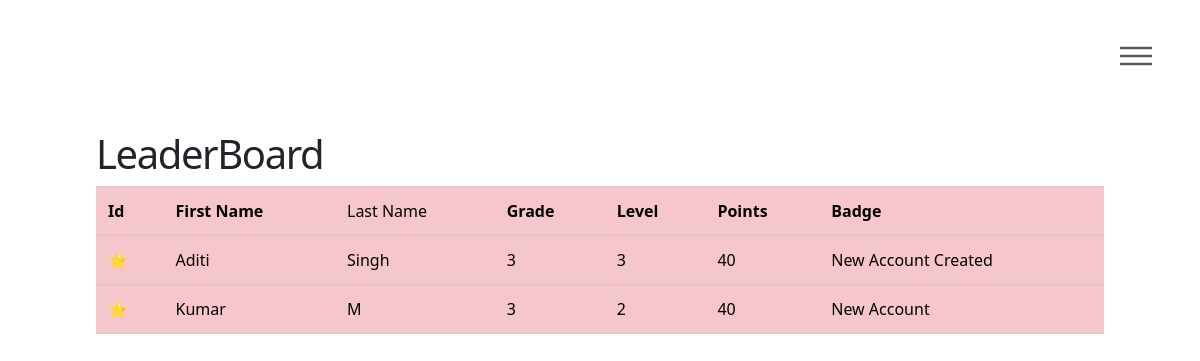
The app's page /leaderboard with its own data.
### main.py (models this page shows)
class Students(db.Model):
    id = db.Column(db.Integer, primary_key=True)
    first_name = db.Column(db.String(250), unique=True, nullable=False)  # string
    last_name = db.Column(db.String(250), nullable=False)  # string
    grade = db.Column(db.String(500), nullable=False)  # string
    age = db.Column(db.Integer, nullable=True)  # integer
    level_assigned = db.Column(db.String(50), nullable=True)  # string
    img_url = db.Column(db.String(250), nullable=True)
    total_points = db.Column(db.Integer, nullable=True)
    badge = db.Column(db.String, nullable=True)
    no_of_writeups = db.Column(db.Integer, nullable=True)
    current_book = db.Column(db.String(2500), nullable=True)
    past_books = db.Column(db.String(2500), nullable=True)
    volunteer_email = db.Column(db.String(250), nullable=False)

### main.py (the view)
@app.route('/leaderboard')
def leaderboard():
    s = Students()
    students_top = Students.query.all()
    return render_template('leaderboard.html', students_top=students_top)

### templates/leaderboard.html (shortened to what this page needs)
{% include "header.html" %}
  <link rel="stylesheet" href="https://maxcdn.bootstrapcdn.com/bootstrap/4.0.0/css/bootstrap.min.css">
		<link href="https://cdn.jsdelivr.net/npm/bootstrap@5.2.0-beta1/dist/css/bootstrap.min.css" rel="stylesheet">
<div id="main">
						<div class="inner">
							<header>
								<h1>LeaderBoard
								</h1>
							</header>
<table class="table-danger">
							<tr class="table-danger">
									<td class="table-danger"><b>Id</b></td>
									<td class="table-danger"><b>First Name</b></td>
									<td class="table-danger"><b></b>Last Name</td>
									<td class="table-danger"><b>Grade</b></td>
                                    <td class="table-danger"><b>Level</b></td>
									<td class="table-danger"><b>Points</b></td>
									<td class="table-danger"><b>Badge</b></td>
							    </tr>
							{% for student in students_top %}
								<tr class="table-danger">
									<td class="table-danger">⭐</td>
									<td class="table-danger">{{ student.first_name }}</td>
									<td class="table-danger">{{ student.last_name }}</td>
                                    <td class="table-danger">{{ student.grade }}</td>
									<td class="table-danger">{{ student.level_assigned }}</td>
									<td class="table-danger">{{ student.total_points }}</td>
									<td class="table-danger"> {{ student.badge }}</td>
							    </tr>
							{% endfor %}
						</table>
                </div>
</div>
{% include "footer.html" %}

### static/assets/css/main.css (style rules this page uses)
html, body, div, span, applet, object, iframe, h1, h2, h3, h4, h5, h6, p, blockquote, pre, a, abbr, acronym, address, big, cite, code, del, dfn, em, img, ins, kbd, q, s, samp, small, strike, strong, sub, sup, tt, var, b, u, i, center, dl, dt, dd, ol, ul, li, fieldset, form, label, legend, table, caption, tbody, tfoot, thead, tr, th, td, article, aside, canvas, details, embed, figure, figcaption, footer, header, hgroup, menu, nav, output, ruby, section, summary, time, mark, audio, video { margin: 0; padding: 0; border: 0; font-size: 100%; font: inherit; vertical-align: baseline; }
article, aside, details, figcaption, figure, footer, header, hgroup, menu, nav, section { display: block; }
body { line-height: 1; }
table { border-collapse: collapse; border-spacing: 0; }
body { -webkit-text-size-adjust: none; }
body { -ms-overflow-style: scrollbar; }
html { box-sizing: border-box; }
*, *:before, *:after { box-sizing: inherit; }
body { background: #ffffff; }
body, input, select, textarea { color: #585858; font-family: "Source Sans Pro", Helvetica, sans-serif; font-size: 16pt; font-weight: 300; line-height: 1.75; }
@media screen and (max-width: 1680px) { body, input, select, textarea { font-size: 14pt; } }
@media screen and (max-width: 1280px) { body, input, select, textarea { font-size: 12pt; } }
strong, b { font-weight: 900; }
h1 { font-size: 2.75em; font-weight: 700; line-height: 1.3; margin: 0 0 1em 0; letter-spacing: -0.035em; }
table { margin: 0 0 2em 0; width: 100%; }
table tbody tr { border: solid 1px #c9c9c9; border-left: 0; border-right: 0; }
table tbody tr:nth-child(2n + 1) { background-color: rgba(144, 144, 144, 0.075); }
table td { padding: 0.75em 0.75em; }
#main { padding: 0em 0 6em 0 ; }
#wrapper > * > .inner { width: 100%; max-width: 68em; margin: 0 auto; padding: 0 2.5em; }

### records on screen
Students: first_name "Aditi", last_name "Singh", grade "3", level_assigned "3", total_points "40", badge "New Account Created"
Students: first_name "Kumar", last_name "M", grade "3", level_assigned "2", total_points "40", badge "New Account"
